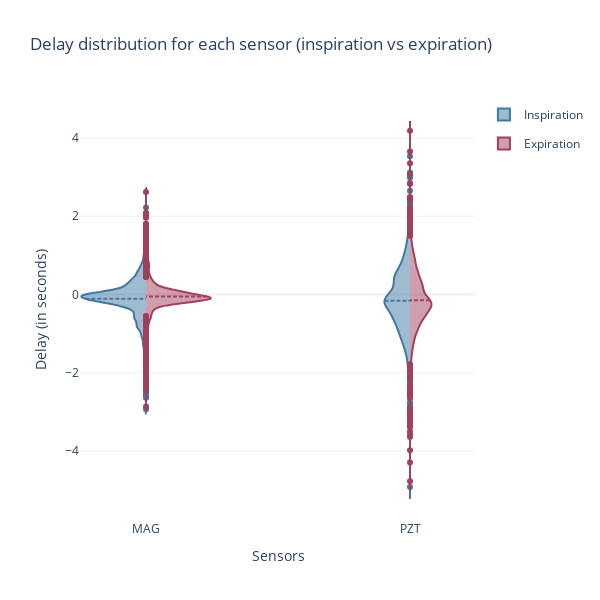

Notebook source saved alongside this figure:
### Code cell
plot_inspiration_vs_expiration(delays_df)

### Figure 1 — Plotly figure (JSON) as saved in the notebook; plotly's stock layout.template omitted (floating-point values rounded to 4 significant figures; data arrays with more than 128 entries replaced by an {"elided": "..."} marker saying what was removed)
{"data": [{"legendgroup": "Inspiration", "line": {"color": "#4179A0"}, "meanline": {"visible": true}, "name": "Inspiration", "scalegroup": "Inhalation", "side": "negative", "type": "violin", "x": {"elided": "6988 str values"}, "y": {"elided": "6988 float values"}}, {"legendgroup": "Expiration", "line": {"color": "#A0415D"}, "meanline": {"visible": true}, "name": "Expiration", "scalegroup": "Exhalation", "side": "positive", "type": "violin", "x": {"elided": "6989 str values"}, "y": {"elided": "6989 float values"}}], "layout": {"height": 600, "title": {"text": "Delay distribution for each sensor (inspiration vs expiration)"}, "violinmode": "overlay", "width": 600, "xaxis": {"title": {"text": "Sensors"}}, "yaxis": {"title": {"text": "Delay (in seconds)"}}}}
